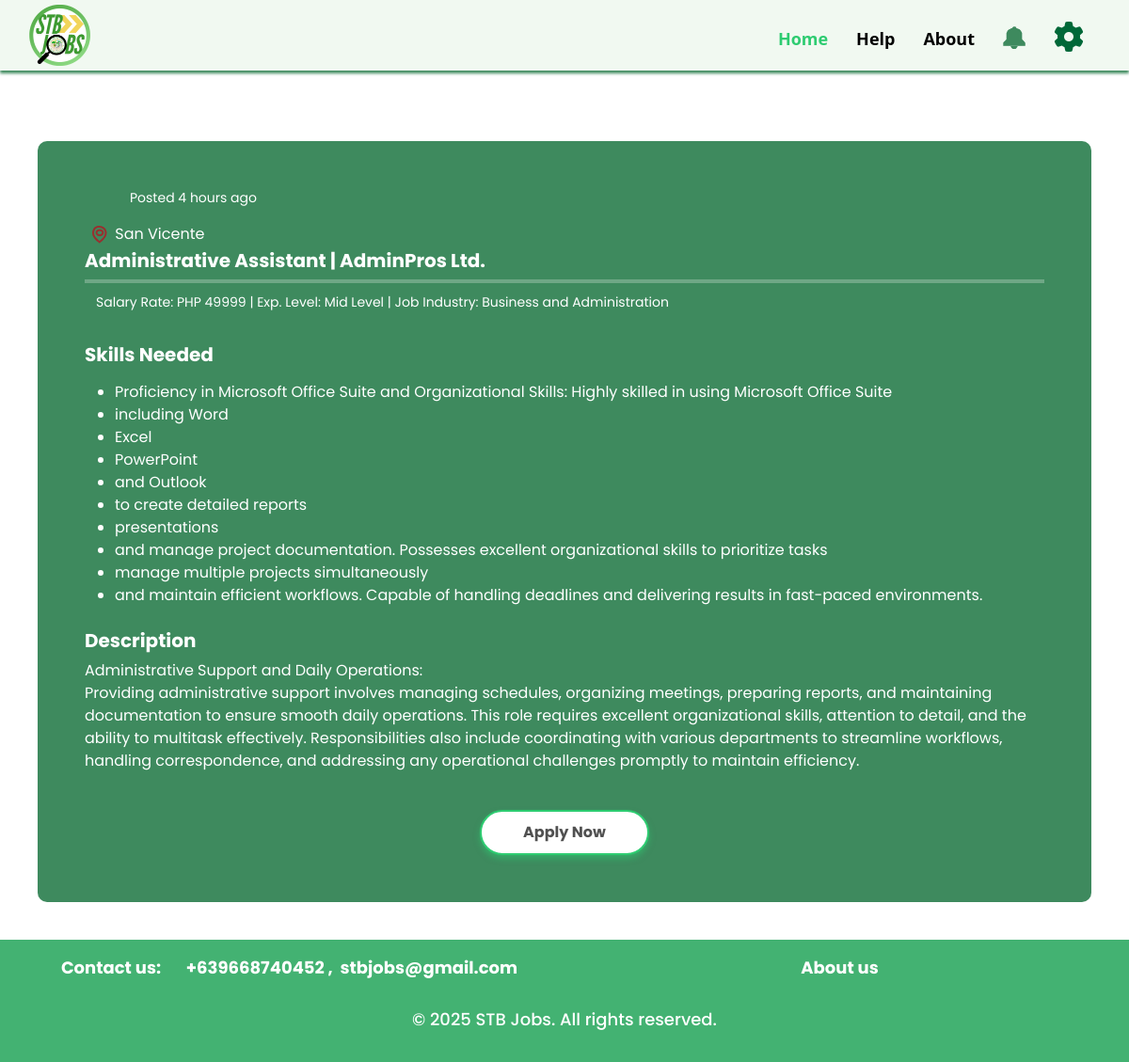
Page /user/userJobView.php?jobDetailID=13 (signed in) on the committed database.
### tables this page shows
CREATE TABLE `post` (
  `postID` int(8) NOT NULL,
  `datePosted` datetime NOT NULL DEFAULT current_timestamp(),
  `updatedAt` datetime NOT NULL DEFAULT current_timestamp(),
  `userID` int(8) NOT NULL,
  `jobDetailID` int(8) NOT NULL
);

CREATE TABLE `jobdetail` (
  `jobDetailID` int(10) NOT NULL,
  `jobLocation` varchar(300) NOT NULL,
  `jobTitle` varchar(100) NOT NULL,
  `salaryRate` int(10) NOT NULL,
  `experienceLevel` varchar(50) NOT NULL,
  `jobIndustry` varchar(50) NOT NULL,
  `fullDescription` varchar(3000) NOT NULL,
  `companyName` varchar(100) NOT NULL,
  `jobSkillsDescription` varchar(1000) NOT NULL,
  `letterID` int(8) NOT NULL
);

### connect.php (called while the page is built, shortened)
<?php
  function executeQuery($query){
    $conn = $GLOBALS['conn'];
    return mysqli_query($conn, $query);
  }
?>

### user/userJobView.php (the view, shortened to what this page needs)
<?php
include("../connect.php");
if (isset($_GET['jobDetailID'])) {
  $jobDetailID = $_GET['jobDetailID'];
} else {
  header('location:../../userJobList.php');
}
$jobViewQuery = "SELECT jobdetail.*, post.datePosted, post.userID
  FROM jobdetail
  LEFT JOIN post ON jobdetail.jobDetailID = post.jobDetailID
  WHERE jobdetail.jobDetailID = $jobDetailID";
$jobViewResult = executeQuery($jobViewQuery);
if ($jobViewRow = mysqli_fetch_assoc($jobViewResult)) {
  $experienceLevel = $jobViewRow['experienceLevel'];
  $jobIndustry = $jobViewRow['jobIndustry'];
  $jobLocation = $jobViewRow['jobLocation'];
  $jobSkillsDescription = $jobViewRow['jobSkillsDescription'];
  $fullDescription = $jobViewRow['fullDescription'];
} else {
  echo "<p>Job not found.</p>";
  exit;
}
$jobViewresult = executeQuery($jobViewQuery);
$jobTitle = '';
$salaryRate = '';
$companyName = '';
$datePosted = '';
while ($jobViewRow = mysqli_fetch_assoc($jobViewresult)) {
$jobDetailID = $jobViewRow['jobDetailID'];
$jobTitle = $jobViewRow['jobTitle'];
$salaryRate = $jobViewRow['salaryRate'];
$companyName = $jobViewRow['companyName'];
$datePosted = $jobViewRow['datePosted'];
}
?>
<!doctype html>
<html lang="en">
<head>
  <link href="https://cdn.jsdelivr.net/npm/bootstrap@5.3.3/dist/css/bootstrap.min.css" rel="stylesheet">
  <link rel="stylesheet" href="../assets/css/userCSS/userJobView.css">
</head>
<body>
  <?php include "../assets/shared/navbarHome.php"; ?>
  <div class="jobview-container">
    <?php
    function timeAgo($timestamp)
    {
      $time = strtotime($timestamp);
      $currentTime = time();
      $timeDifference = $currentTime - $time;
      if ($timeDifference < 60) {
        return $timeDifference . " seconds ago";
      } elseif ($timeDifference < 3600) {
        return floor($timeDifference / 60) . " minutes ago";
      } elseif ($timeDifference < 86400) {
        return floor($timeDifference / 3600) . " hours ago";
      } else {
        return floor($timeDifference / 86400) . " days ago";
      }
    }
    $timeAgo = timeAgo($datePosted);
    ?>
    <p class="small mx-5">
      <?php echo "Posted " . $timeAgo; ?>
    </p>
    <p class="fw-normal mb-1 mx-1">
      <img class="img-fluid locationImg mx-1" src="../assets/image/userImage/location.png">
      <?php echo $jobLocation; ?>
    </p>
    <p class="h5 mb-1"><b><?php echo $jobTitle; ?> | <?php echo $companyName; ?></b></p>
    <hr class="my-2">
    <div class="row">
      <p class="col-auto mb-2">
        <small>
          Salary Rate: PHP <?php echo $salaryRate; ?> |
          Exp. Level: <?php echo $experienceLevel; ?> |
          Job Industry: <?php echo $jobIndustry; ?>
        </small>
      </p>
    </div>
    <h6 class="h5 mt-4"><b>Skills Needed</b></h6>
    <p>
    <ul>
      <?php
      $skills = explode(',', $jobSkillsDescription);
      foreach ($skills as $skill) {
        echo "<li>" . trim($skill) . "</li>";
      }
      ?>
    </ul>
    </p>
    <h6 class="h5 mt-4"><b>Description</b></h6>
    <p><?php echo nl2br($fullDescription); ?></p>
    <div class="button-container">
      <a href="../user/applicationForm.php?jobDetailID=<?php echo $jobDetailID; ?>">
        <button class="apply-now-btn" style="width:180px;">Apply Now</button>
      </a>
    </div>
  </div>
  <?php include "../assets/shared/footer.php"; ?>
</body>
</html>

### assets/css/userCSS/userJobView.css (style rules this page uses)
body { color: white; }
.jobview-container { background-color: #3E8A5E; border-radius: 10px; color: white; padding: 50px; text-align: center; margin: 150px 40px 40px 40px; font-family: Poppins; text-align: left; }
hr { height: 4px; border-width: 0; color: white; background-color: white; }
.button-container { display: flex; justify-content: center; margin-top: 20px; }
.apply-now-btn { background-color: white; color: #505050; border: 2px solid #2ECC71; border-radius: 25px; padding: 10px 20px; margin-top: 20px; font-weight: bold; cursor: pointer; box-shadow: 0 4px 6px rgba(46, 204, 113, 0.5); transition: transform 0.2s, box-shadow 0.2s; }

### assets/css/userCSS/navbarHome.css (style rules this page uses)
* { padding: 0; box-sizing: border-box; }
body { background: white; font-family: "Poppins", serif; }

### assets/shared/footer.php (style rules this page uses)
a { text-decoration: none; color: inherit }
.row { margin: 0; padding: 0; }

### rows in the picture
post: datePosted "4 hours ago", jobDetailID.jobLocation "San Vicente", jobDetailID.jobTitle "Administrative Assistant", jobDetailID.companyName "AdminPros Ltd.", jobDetailID.salaryRate "49999", jobDetailID.experienceLevel "Mid Level", jobDetailID.jobIndustry "Business and Administration", jobDetailID.jobSkillsDescription "Proficiency in Microsoft Office Suite and Organizational Skills: Highly skilled in using Microsoft Office Suite", jobDetailID.jobSkillsDescription "including Word", jobDetailID.jobSkillsDescription "Excel", jobDetailID.jobSkillsDescription "PowerPoint", jobDetailID.jobSkillsDescription "and Outlook", jobDetailID.jobSkillsDescription "to create detailed reports", jobDetailID.jobSkillsDescription "presentations", jobDetailID.jobSkillsDescription "and manage project documentation. Possesses excellent organizational skills to prioritize tasks", jobDetailID.jobSkillsDescription "manage multiple projects simultaneously", jobDetailID.jobSkillsDescription "and maintain efficient workflows. Capable of handling deadlines and delivering results in fast-paced environments.", jobDetailID.fullDescription "Administrative Support and Daily Operations: Providing administrative support involves managing schedules, organizing meetings, preparing reports, and maintaining documentation to ensure smooth daily operations. This role requires excellent organizational skills, attention to detail, and the ability to multitask effectively. Responsibilities also include coordinating with various departments to streamline workflows, handling correspondence, and addressing any operational challenges promptly to maintain efficiency."
